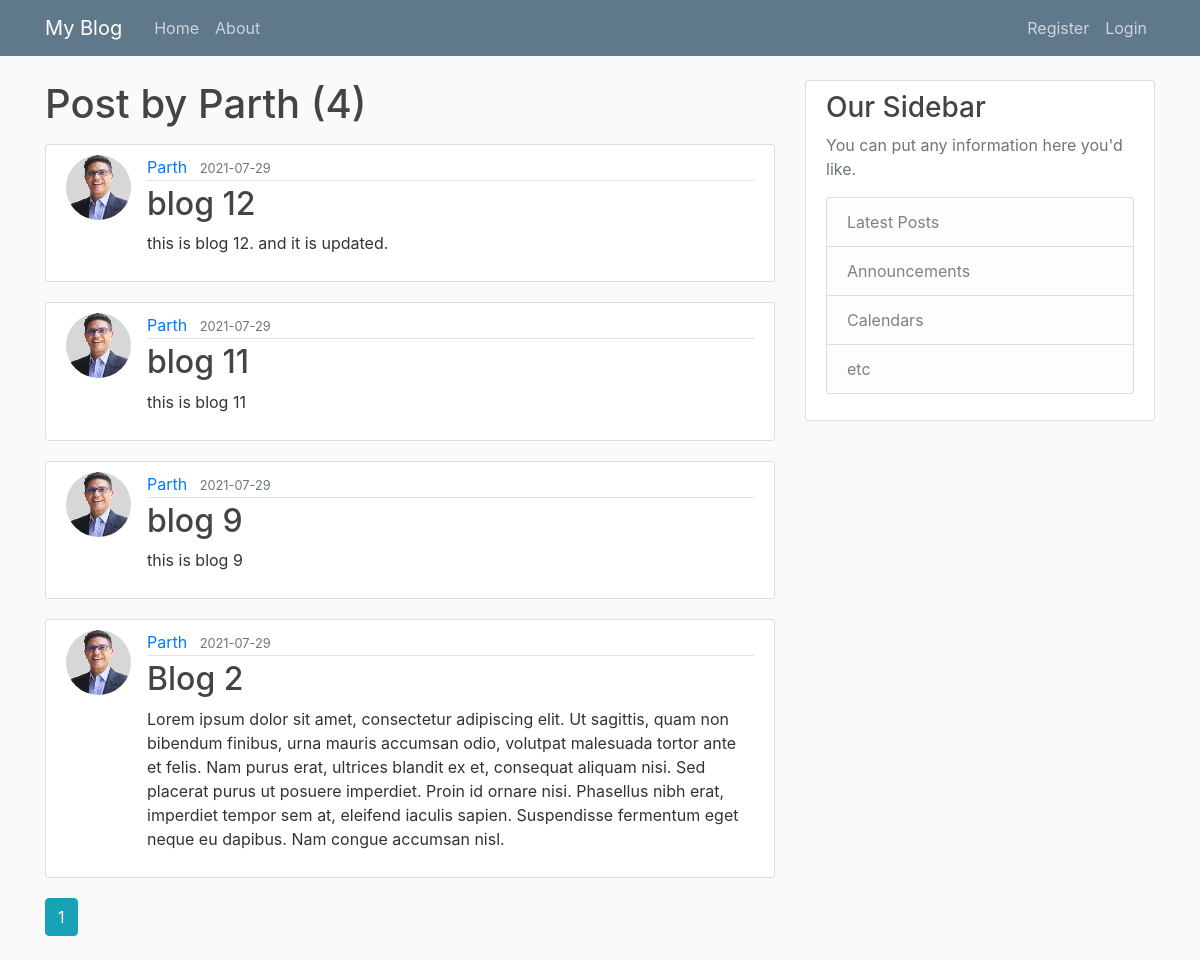
The page /user/Parth on the database its author committed.
### flask_blog/models.py (models this page shows, shortened)
class User(db.Model, UserMixin):
    id = db.Column(db.Integer, primary_key = True)
    username = db.Column(db.String(20), unique= True, nullable = False)
    email = db.Column(db.String(120), unique= True, nullable = False)
    image_file = db.Column(db.String(20), unique = False, nullable = False, default = 'default.jpeg')
    password = db.Column(db.String(60), unique = False, nullable = False)
    posts = db.relationship('Post', backref = 'author', lazy = True)

class Post(db.Model):
    id = db.Column(db.Integer, primary_key=True)
    title = db.Column(db.String(100), nullable = False)
    date_posted = db.Column(db.DateTime, nullable = False, default = datetime.utcnow)
    content = db.Column(db.Text, nullable = False)
    post_id = db.Column(db.Integer, db.ForeignKey('user.id'), nullable = False)
    '''user.id is lower case, because if reference to
    'user' table name that is created for User
    class and it is default to class name lowercase.'''

### flask_blog/users/routes.py (the view)
@users.route('/user/<string:username>')
def user_posts(username):
    page = request.args.get('page', 1, type=int)
    user = User.query.filter_by(username = username).first_or_404()
    posts = Post.query.filter_by(author = user)\
        .order_by(Post.date_posted.desc())\
        .paginate(page = page, per_page=5)
    return render_template('user_posts.html', posts = posts, user= user)

### flask_blog/templates/user_posts.html
{% extends "layout.html" %}
{% block content %}
    <h1 class="mb-3"> Post by {{ user.username }} ({{ posts.total }})</h1>
    {% for post in posts.items %}
        <article class="media content-section">
          <img class="rounded-circle article-img" src="{{ url_for('static', filename='profile_pics/' + post.author.image_file) }}">
          <div class="media-body">
            <div class="article-metadata">
              <a class="mr-2" href="{{ url_for('users.user_posts', username = post.author.username )}}">{{ post.author.username }}</a>
              <small class="text-muted">{{ post.date_posted.strftime('%Y-%m-%d') }}</small>
            </div>
            <h2><a class="article-title" href="{{url_for('posts.post',post_id=post.id)}}">{{ post.title }}</a></h2>
            <p class="article-content">{{ post.content }}</p>
          </div>
        </article>
    {% endfor %}
    {% for page_num in posts.iter_pages(left_edge=1, right_edge=1, left_current=1, right_current=2 ) %}
        {% if page_num %}
            {% if posts.page == page_num %}
                <a class='btn btn-info mb-4' href="{{ url_for('users.user_posts',username=user.username, page=page_num) }}"> {{ page_num }}</a>
            {% else %}
                <a class='btn btn-outline-info mb-4' href="{{ url_for('users.user_posts',username=user.username, page=page_num) }}"> {{ page_num }}</a>
            {% endif %}
        {% else %}
            ...
        {% endif %}
    {% endfor %}
{% endblock content %}

### flask_blog/static/main.css (style rules this page uses)
body { background: #fafafa; color: #333333; margin-top: 5rem; }
h1, h2, h3, h4, h5, h6 { color: #444444; }
.content-section { background: #ffffff; padding: 10px 20px; border: 1px solid #dddddd; border-radius: 3px; margin-bottom: 20px; }
.article-title { color: #444444; }
.article-content { white-space: pre-line; }
.article-img { height: 65px; width: 65px; margin-right: 16px; }
.article-metadata { padding-bottom: 1px; margin-bottom: 4px; border-bottom: 1px solid #e3e3e3 }

### rows shown on the page
User: username "Parth"
Post: image_file (picture), author.username "Parth", date_posted "2021-07-29", title "blog 12", content "this is blog 12. and it is updated."
Post: image_file (picture), author.username "Parth", date_posted "2021-07-29", title "blog 11", content "this is blog 11"
Post: image_file (picture), author.username "Parth", date_posted "2021-07-29", title "blog 9", content "this is blog 9"
Post: image_file (picture), author.username "Parth", date_posted "2021-07-29", title "Blog 2", content "Lorem ipsum dolor sit amet, consectetur adipiscing elit. Ut sagittis, quam non bibendum finibus, urna mauris accumsan odio, volutpat malesuada tortor ante et felis. Nam purus erat, ultrices blandit ex et, consequat aliquam nisi. Sed placerat purus ut posuere imperdiet. Proin id ornare nisi. Phasellus nibh erat, imperdiet tempor sem at, eleifend iaculis sapien. Suspendisse fermentum eget neque eu dapibus. Nam congue accumsan nisl."

### other values the page prints
{{ posts.total }} "4"
{{ page_num }} "1"
